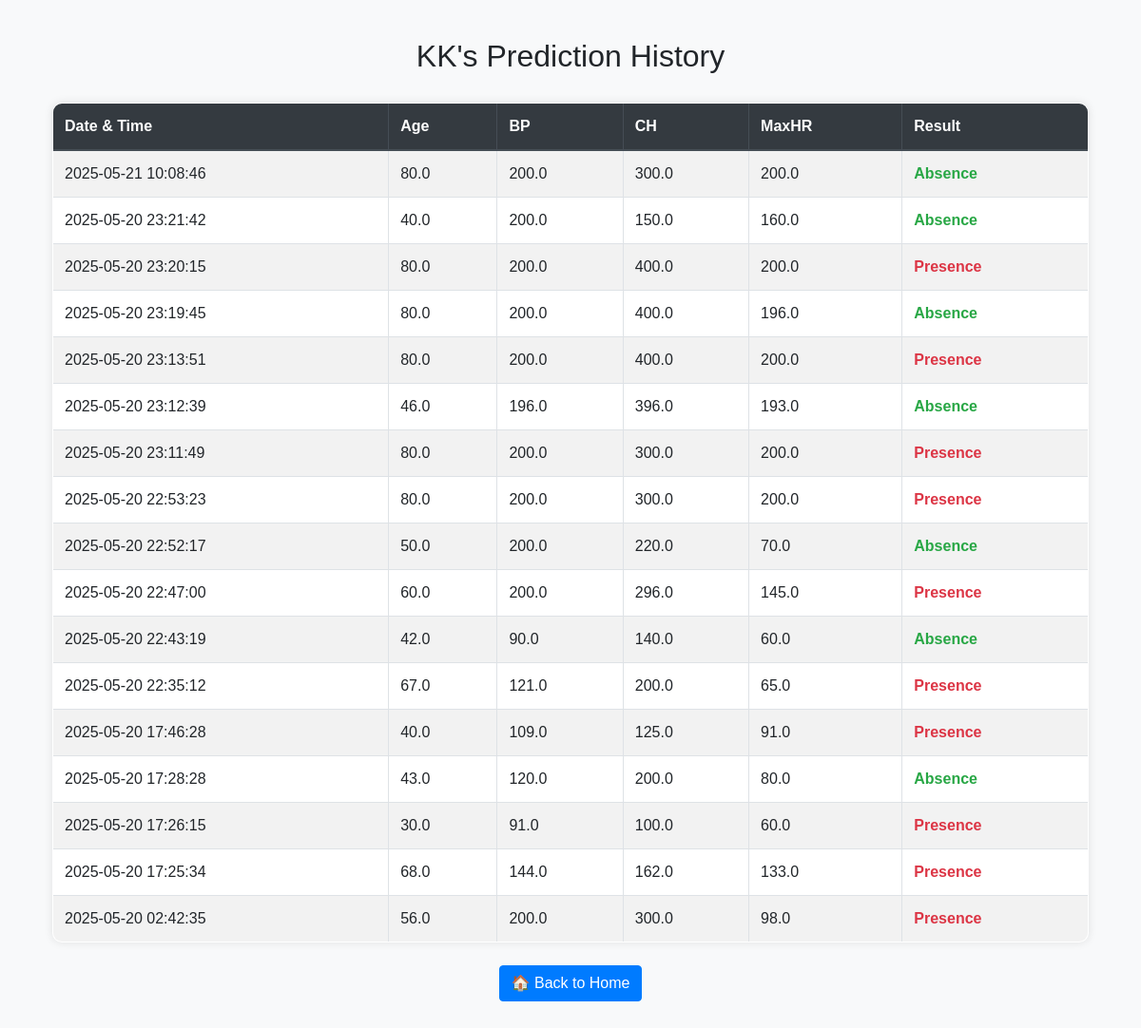
Screenshot of /history (signed in) with the database file from the repository.
### tables this page shows
CREATE TABLE predictions (
        id INTEGER PRIMARY KEY AUTOINCREMENT,
        username TEXT,
        age REAL,
        cp INTEGER,
        bp REAL,
        ch REAL,
        maxhr REAL,
        std REAL,
        fluro REAL,
        th REAL,
        result TEXT,
        timestamp DATETIME DEFAULT CURRENT_TIMESTAMP
    );

### app.py (the view)
@app.route("/history")
def history():
    if 'username' not in session:
        return redirect(url_for('login'))
    try:
        con = connect("monicaheart.db")
        cursor = con.cursor()
        cursor.execute("SELECT age, bp, ch, maxhr, result, timestamp FROM predictions WHERE username = ? ORDER BY timestamp DESC", (session['username'],))
        rows = cursor.fetchall()
        return render_template("history.html", name=session['username'], rows=rows)
    except Exception as e:
        return f"An error occurred: {e}"
    finally:
        if con:
            con.close()

### templates/history.html (shortened to what this page needs)
<!DOCTYPE html>
<html lang="en">
<head>
    <link rel="stylesheet" href="https://stackpath.bootstrapcdn.com/bootstrap/4.5.2/css/bootstrap.min.css">
</head>
<body>
    <div class="container">
        <h2>{{ name }}'s Prediction History</h2>
        <table class="table table-bordered table-striped">
            <thead class="thead-dark">
                <tr>
                    <th>Date & Time</th>
                    <th>Age</th>
                    <th>BP</th>
                    <th>CH</th>
                    <th>MaxHR</th>
                    <th>Result</th>
                </tr>
            </thead>
            <tbody>
                {% for row in rows %}
                <tr>
                    <td>{{ row[5] }}</td>
                    <td>{{ row[0] }}</td>
                    <td>{{ row[1] }}</td>
                    <td>{{ row[2] }}</td>
                    <td>{{ row[3] }}</td>
                    <td>
                        {% if 'Presence' in row[4] %}
                            <span class="text-danger font-weight-bold">Presence</span>
                        {% else %}
                            <span class="text-success font-weight-bold">Absence</span>
                        {% endif %}
                    </td>
                </tr>
                {% endfor %}
            </tbody>
        </table>
        <div class="text-center mt-4">
            <a href="{{ url_for('home') }}" class="btn btn-primary">🏠 Back to Home</a>
        </div>
    </div>
</body>
</html>

### templates/history.html (style rules this page uses)
body { background-color: #f8f9fa; padding: 40px; font-family: Arial, sans-serif; }
h2 { margin-bottom: 30px; text-align: center; }
.table { background-color: white; border-radius: 10px; overflow: hidden; box-shadow: 0px 0px 10px rgba(0,0,0,0.1); }

### rows the page displays
predictions: timestamp "2025-05-21 10:08:46", age "80.0", bp "200.0", ch "300.0", maxhr "200.0", result "Absence"
predictions: timestamp "2025-05-20 23:21:42", age "40.0", bp "200.0", ch "150.0", maxhr "160.0", result "Absence"
predictions: timestamp "2025-05-20 23:20:15", age "80.0", bp "200.0", ch "400.0", maxhr "200.0", result "Presence"
predictions: timestamp "2025-05-20 23:19:45", age "80.0", bp "200.0", ch "400.0", maxhr "196.0", result "Absence"
predictions: timestamp "2025-05-20 23:13:51", age "80.0", bp "200.0", ch "400.0", maxhr "200.0", result "Presence"
predictions: timestamp "2025-05-20 23:12:39", age "46.0", bp "196.0", ch "396.0", maxhr "193.0", result "Absence"
predictions: timestamp "2025-05-20 23:11:49", age "80.0", bp "200.0", ch "300.0", maxhr "200.0", result "Presence"
predictions: timestamp "2025-05-20 22:53:23", age "80.0", bp "200.0", ch "300.0", maxhr "200.0", result "Presence"
predictions: timestamp "2025-05-20 22:52:17", age "50.0", bp "200.0", ch "220.0", maxhr "70.0", result "Absence"
predictions: timestamp "2025-05-20 22:47:00", age "60.0", bp "200.0", ch "296.0", maxhr "145.0", result "Presence"
predictions: timestamp "2025-05-20 22:43:19", age "42.0", bp "90.0", ch "140.0", maxhr "60.0", result "Absence"
predictions: timestamp "2025-05-20 22:35:12", age "67.0", bp "121.0", ch "200.0", maxhr "65.0", result "Presence"
predictions: timestamp "2025-05-20 17:46:28", age "40.0", bp "109.0", ch "125.0", maxhr "91.0", result "Presence"
predictions: timestamp "2025-05-20 17:28:28", age "43.0", bp "120.0", ch "200.0", maxhr "80.0", result "Absence"
predictions: timestamp "2025-05-20 17:26:15", age "30.0", bp "91.0", ch "100.0", maxhr "60.0", result "Presence"
predictions: timestamp "2025-05-20 17:25:34", age "68.0", bp "144.0", ch "162.0", maxhr "133.0", result "Presence"
predictions: timestamp "2025-05-20 02:42:35", age "56.0", bp "200.0", ch "300.0", maxhr "98.0", result "Presence"

### other values shown
{{ name }} "KK"
